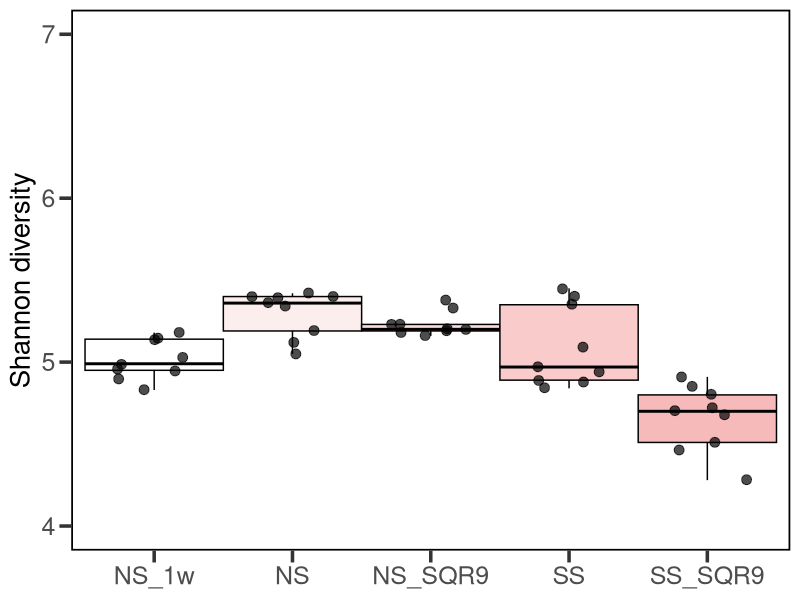

Reproduce this figure in R.
## ---- chunk 1
# === Load required packages ===
library(here)
library(ggplot2)
library(dplyr)
library(ggpubr)

# === Import data ===
df <- read.csv("Figure 2/Shannon/Shannon_16S.csv")

# Preserve the order of factor levels
df$richness <- factor(df$richness, levels = unique(df$richness))

# # Color palette option 1: F7BABA tones
my_colors <- c("#ffffff", "#fdeeee", "#fbdcdc", "#f9cbcb", "#f7baba")


# === Plot boxplot without significance annotations ===
p <- ggplot(df, aes(x = richness, y = Shannon)) +
  geom_boxplot(aes(fill = richness), width = 1, outlier.shape = NA, color = "black") +
  geom_jitter(size = 3, alpha = 0.7, color = "black", width = 0.3) +
  scale_fill_manual(values = my_colors) +
  scale_color_manual(values = my_colors) +
  theme_bw(base_size = 14) +
  theme(
    legend.position = "none",
    axis.title.x = element_blank(),
    axis.title.y = element_text(size = 20, face = "plain"),
    axis.text = element_text(size = 18),
    panel.border = element_rect(color = "black", linewidth = 1.2, fill = NA),
    axis.ticks = element_line(linewidth = 1.2),
    axis.ticks.length = unit(0.3, "cm"),
    panel.grid.major = element_blank(),
    panel.grid.minor = element_blank()
  ) +
  labs(y = "Shannon diversity") +
  ylim(4, 7)

# === Save figure as PDF ===
# 检查根目录下是否有 output 文件夹，没有则创建一个
if (!dir.exists(here("output"))) {
  dir.create(here("output"), recursive = TRUE)
}

# 保存 PDF 到 根目录/output/ 文件夹中
ggsave(
  filename = here("output", "Shannon_16S.pdf"), 
  plot = p, 
  device = "pdf", 
  width = 8, 
  height = 6, 
  units = "in"
)

# 打印一条成功消息
message("图片已成功保存至: ", here("output", "Shannon_16S.pdf"))
